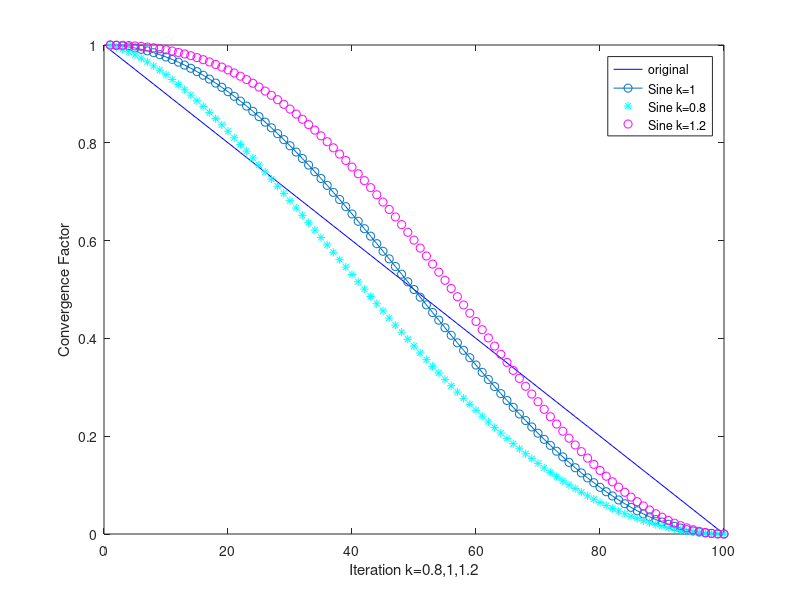

Recreate this plot in MATLAB.
clear;clc;
    % 迭代次数
    num_iterations = 100;
    
    % 初始化数组以存储每个迭代步骤的收敛因子
    convergence_factors = zeros(1, num_iterations);
    
    % 计算收敛因子并记录
    for iteration = 1:num_iterations
        convergence_factors_original(iteration)= 1 - iteration / num_iterations;
       
        convergence_factors_sine(iteration) = 0.5+0.5*sin(pi/2+pi*(iteration/num_iterations)^1);
        
        convergence_factors_sine08(iteration) = 0.5+0.5*sin(pi/2+pi*(iteration/num_iterations)^0.8);

        convergence_factors_sine12(iteration) = 0.5+0.5*sin(pi/2+pi*(iteration/num_iterations)^1.2);
    end
    
    % 绘制收敛因子曲线
    plot(1:num_iterations, convergence_factors_original, 'b');
    hold on
    plot(1:num_iterations, convergence_factors_sine, '-o');
    plot(1:num_iterations, convergence_factors_sine08, 'c*');
    plot(1:num_iterations, convergence_factors_sine12, 'mo');
    % title('Convergence Factor Over Iterations');
    xlabel('Iteration k=0.8,1,1.2');
    ylabel('Convergence Factor');
    legend('original','Sine k=1','Sine k=0.8','Sine k=1.2');